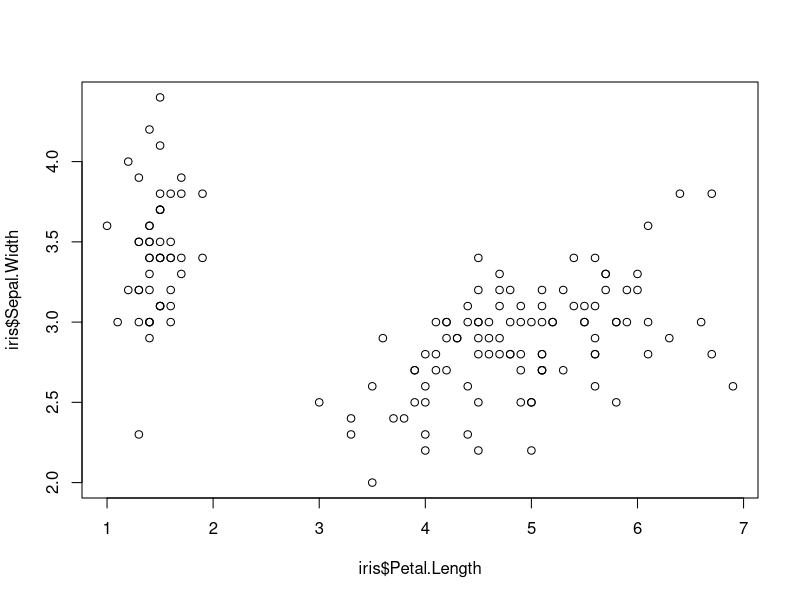
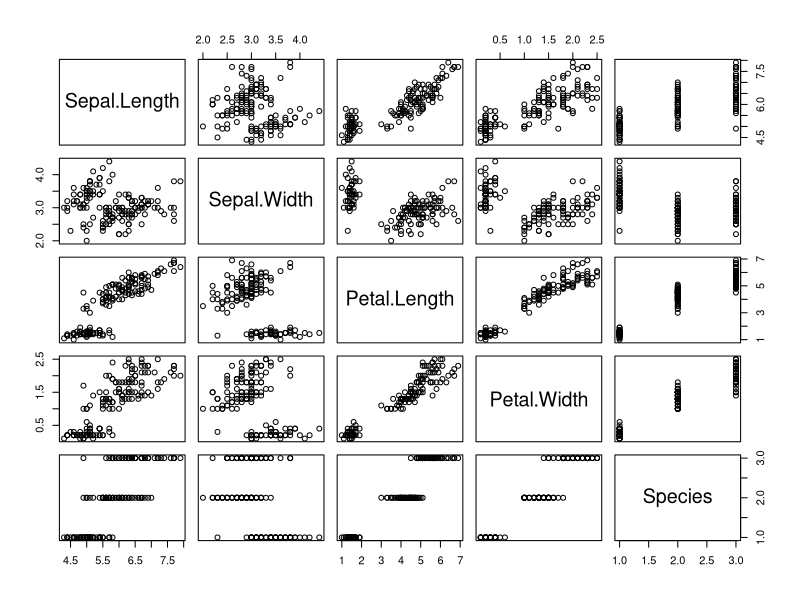
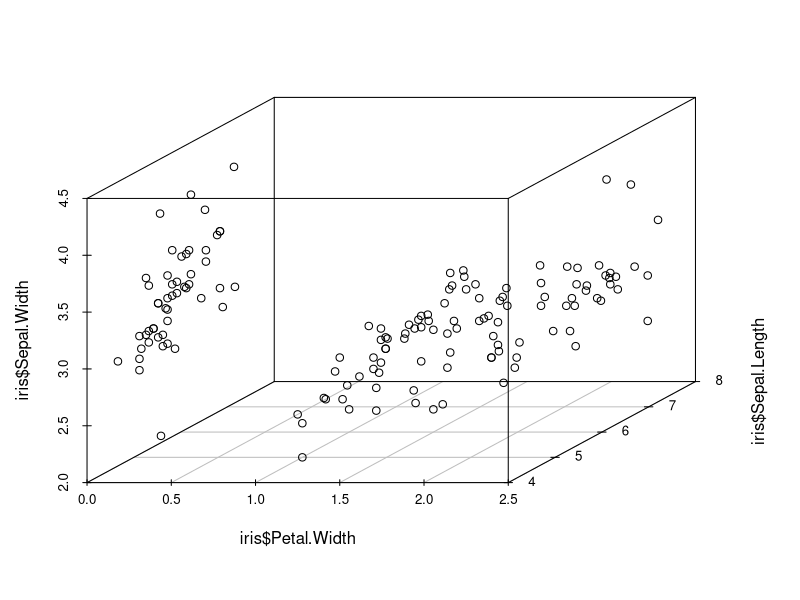
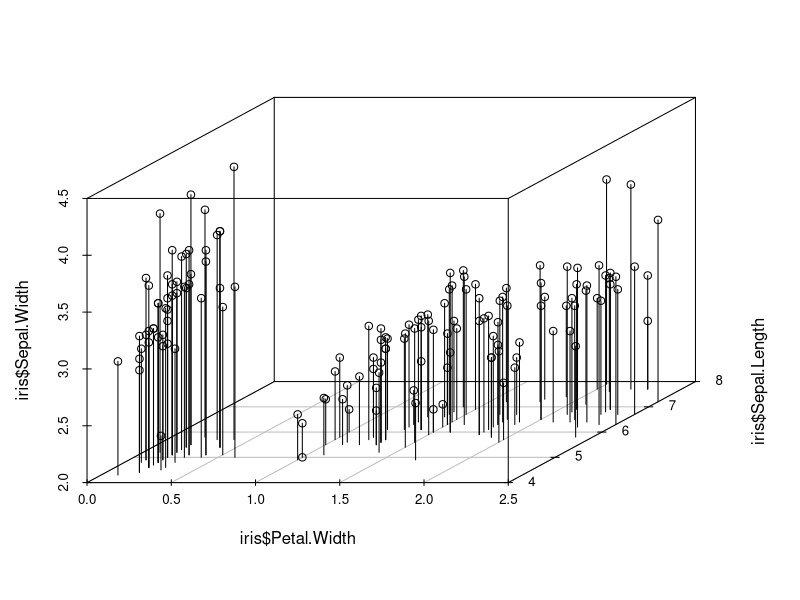
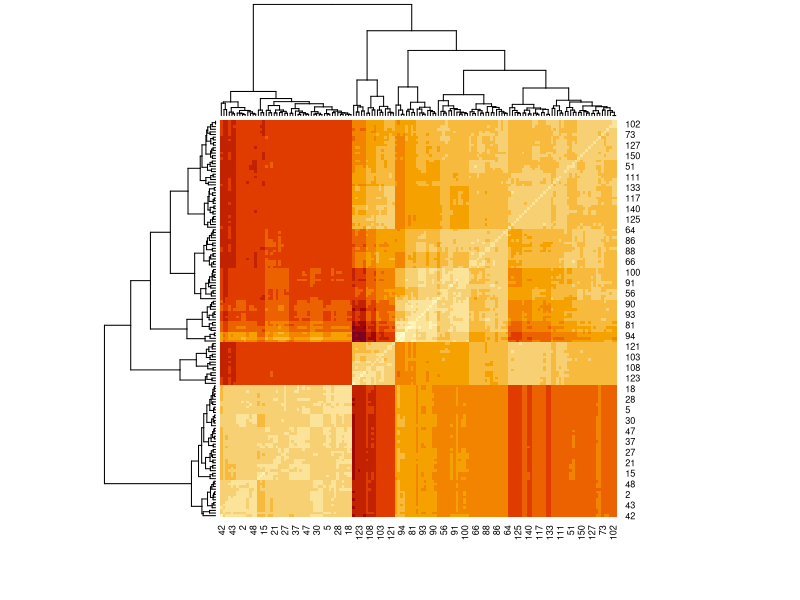
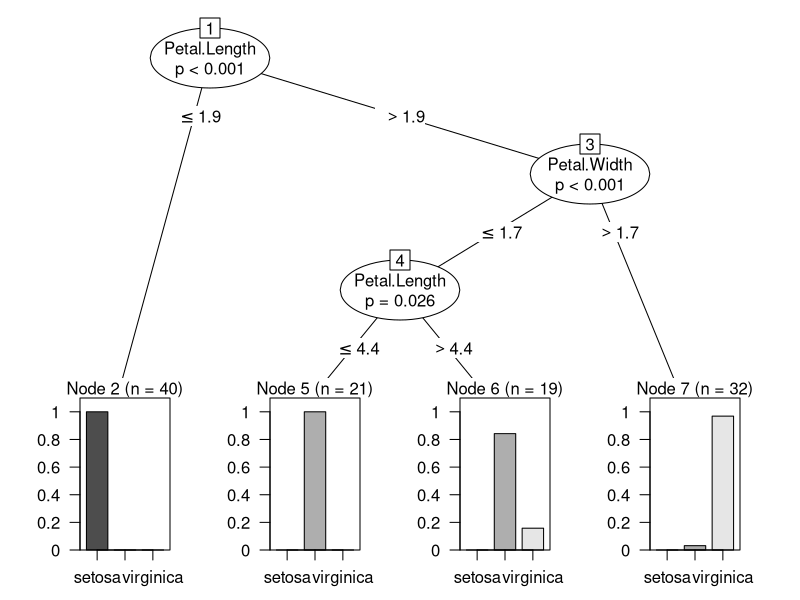
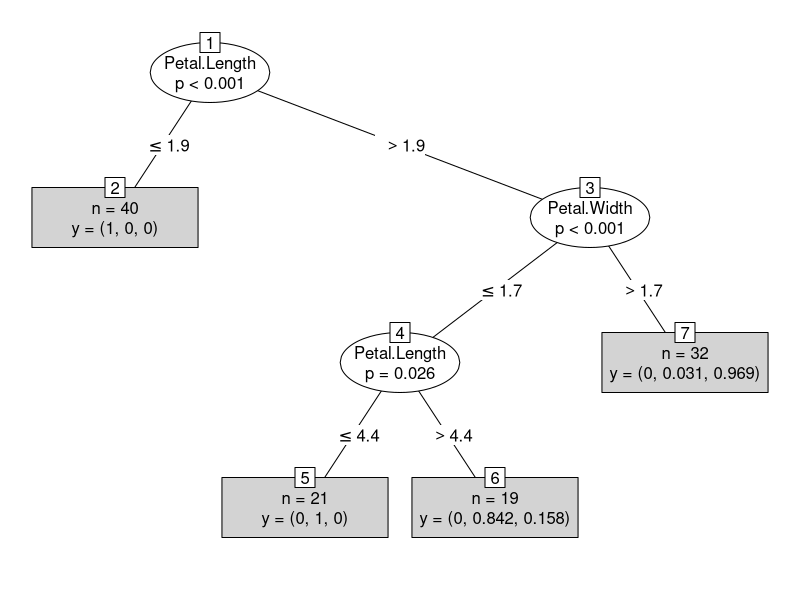

Recreate these plots in R, in order.
## Unidad 05
## Data Mining

data(iris)
plot(iris$Petal.Length, iris$Sepal.Width)

pairs(iris)

# install.packages("scatterplot3d")
library(scatterplot3d)
scatterplot3d(iris$Petal.Width, iris$Sepal.Length, iris$Sepal.Width)
scatterplot3d(iris$Petal.Width, iris$Sepal.Length, iris$Sepal.Width, type="h")

# dist(x) calcula por defecto la distacia euclidiana entre las filas de x
mm <- matrix(c(0,1,0,1), nrow=2, ncol=2)
mm
#     [,1] [,2]
#[1,]    0    0
#[2,]    1    1
dist(mm)
#         1
#2 1.414214

mm <- as.matrix(rbind(c(0,0),c(1,1),c(0,1)))
mm
#     [,1] [,2]
#[1,]    0    0
#[2,]    1    1
#[3,]    0    1
dist(mm)
#         1        2
#2 1.414214         
#3 1.000000 1.000000

distMatrix <- as.matrix(dist(iris[,1:4]))
heatmap(distMatrix)

## Decisions tree y random forest

## Decision tree con el paquete party

set.seed(1234)
ind <- sample(2, nrow(iris), replace = TRUE, prob=c(0.7, 0.3))
trainData <- iris[ind==1,]
testData <- iris[ind==2,]

install.packages("party")
library(party)
myFormula <- Species ~ Sepal.Length + Sepal.Width + Petal.Length +  Petal.Width

iris_ctree <- ctree(myFormula, data = trainData)

table(predict(iris_ctree), trainData$Species)

predict(iris_ctree)

print(iris_ctree)

plot(iris_ctree)

plot(iris_ctree, type='simple')
